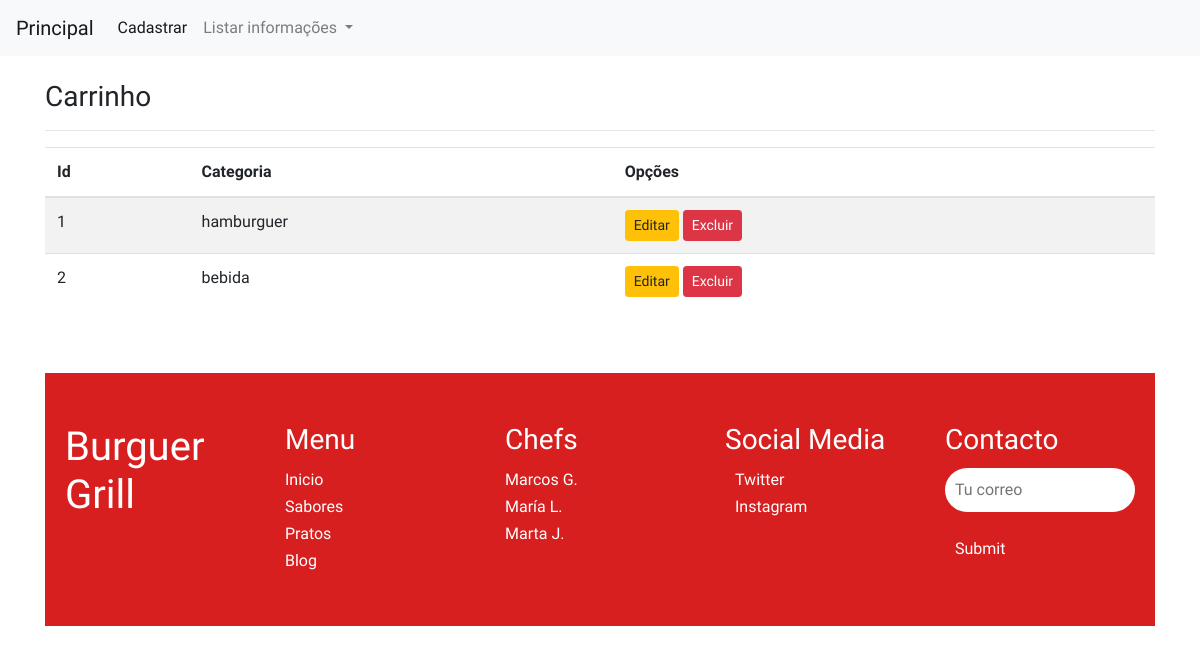
/listar/carrinhos/, run on an earlier commit of the app's database.
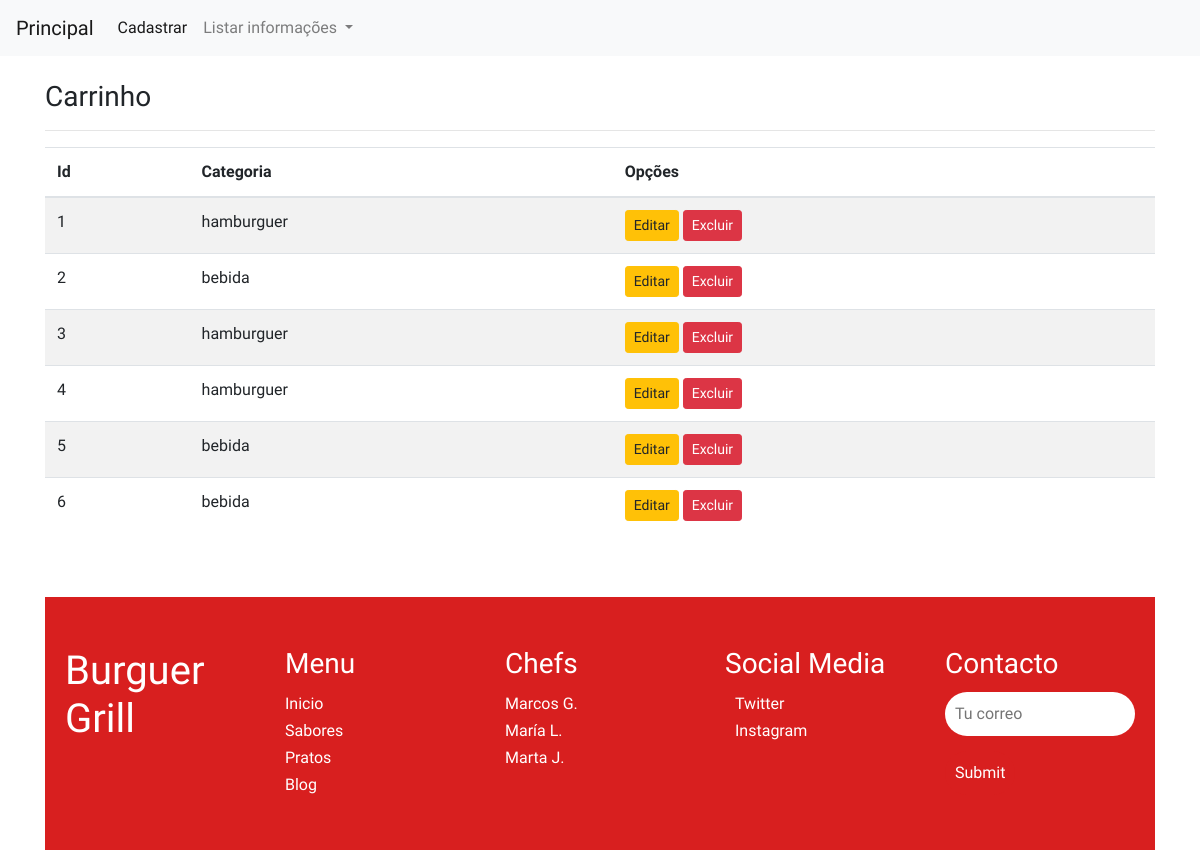
And on a later commit of the database.
### cadastros/models.py (models this page shows, shortened)
class Carrinhos(models.Model):
   qtde=models.IntegerField(max_length=50,verbose_name='qtde')
   categoria = models.CharField(max_length=50, choices=[('bebida', 'Bebida'), ('hamburguer', 'Hambúrguer'), ('sorvete', 'Sorvete'), ('porcao', 'Porção')])
   form=models.CharField(max_length=50, choices=[('cartao', 'Cartão de Crédito'), ('cartao', 'Cartão de Débito'), ('pix', 'Pix')])
   produto=models.ForeignKey(Produtos,on_delete=models.PROTECT)

### cadastros/views.py (the view)
# urls.py: path('listar/carrinhos/',CarrinhoListView.as_view(),name="listar-carrinhos"),
class CarrinhoListView(ListView):
    model=Carrinhos
    template_name='cadastros/listar/campo.html'

### cadastros/templates/cadastros/listar/campo.html (shortened to what this page needs)
{% load static %}
{% load crispy_forms_tags %}
<!DOCTYPE html>
<html lang="pt-BR">
<head>
    <link rel="stylesheet" href="https://cdn.jsdelivr.net/npm/bootstrap@4.2.1/dist/css/bootstrap.min.css">
    <link rel="stylesheet" href="{% static 'css/index.css' %}">
</head>
<body>
    {% block menu %}
    <nav class="navbar navbar-expand-lg navbar-light bg-light">
        <a class="navbar-brand" href="{% url 'index' %}">Principal</a>
        <div class="collapse navbar-collapse" id="navbarNavDropdown">
            <ul class="navbar-nav">
                <li class="nav-item active">
                    <a class="nav-link" href="{% url 'cadastrar-carrinhos' %}">Cadastrar <span class="sr-only">(current)</span></a>
                </li>
                <li class="nav-item dropdown">
                    <a class="nav-link dropdown-toggle" href="#" id="navbarDropdownMenuLink" role="button" data-toggle="dropdown" aria-haspopup="true" aria-expanded="false">
                        Listar informações
                    </a>
                </li>
            </ul>
        </div>
    </nav>
    {% endblock %}
    <div class="container mt-4">
        {% block conteudo %}
        <h3>Carrinho</h3>
        <hr>
        <div class="table-responsive">
            <table class="table table-striped">
                <thead>
                    <tr>
                        <th>Id</th>
                        <th>Categoria</th>
                        <th>Opções</th>
                    </tr>
                </thead>
                <tbody>
                    {% for carrinho in object_list %}
                    <tr>
                        <td>{{ carrinho.id }}</td>
                        <td>{{ carrinho.categoria }}</td>
                        <td>
                            <a href="{% url 'editar-carrinhos' carrinho.pk %}" class="btn btn-warning btn-sm">Editar</a>
                            <a href="{% url 'excluir-carrinhos' carrinho.pk %}" class="btn btn-danger btn-sm">Excluir</a>
                        </td>
                    </tr>
                    {% empty %}
                    <tr>
                        <td colspan="3">Nenhum registro encontrado</td>
                    </tr>
                    {% endfor %}
                </tbody>
            </table>
        </div>
        <br>
        <br>
        <section id="contacto">
            <div class="fila">
                <div class="col">
                    <h1>Burguer Grill</h1>
                </div>
                <div class="col">
                    <h3>Menu</h3>
                    <a href="#inicio">Inicio</a>
                    <a href="#sabores">Sabores</a>
                    <a href="#sabores">Pratos</a>
                    <a href="#sabores">Blog</a>
                </div>
                <div class="col">
                    <h3>Chefs</h3>
                    <a href="#">Marcos G.</a>
                    <a href="#">María L.</a>
                    <a href="#">Marta J.</a>
                </div>
                <div class="col">
                    <h3>Social Media</h3>
                    <div class="media">
                         <a href="#">Twitter</a>
                    </div>
                    <div class="media">
                         <a href="#">Instagram</a>
                    </div>
                </div>
                <div class="col">
                    <h3>Contacto</h3>
                    <input type="text" placeholder="Tu correo">
                    <input type="submit" class="enviar">
                </div>
            </div>
        </section>
        {% endblock %}
    </div>
</body>
</html>

What changed in the data, as far as the page shows it:
added Carrinhos: id "3", categoria "hamburguer"
added Carrinhos: id "4", categoria "hamburguer"
added Carrinhos: id "5", categoria "bebida"
added Carrinhos: id "6", categoria "bebida"
